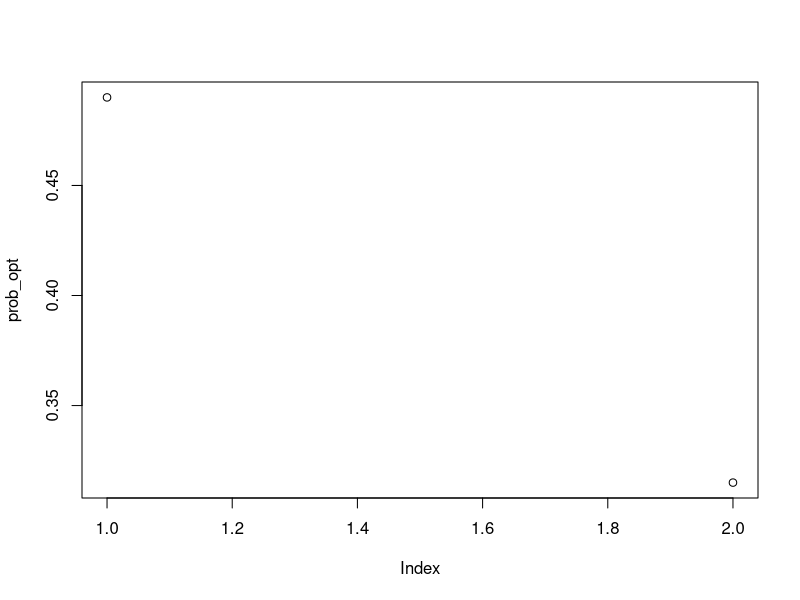
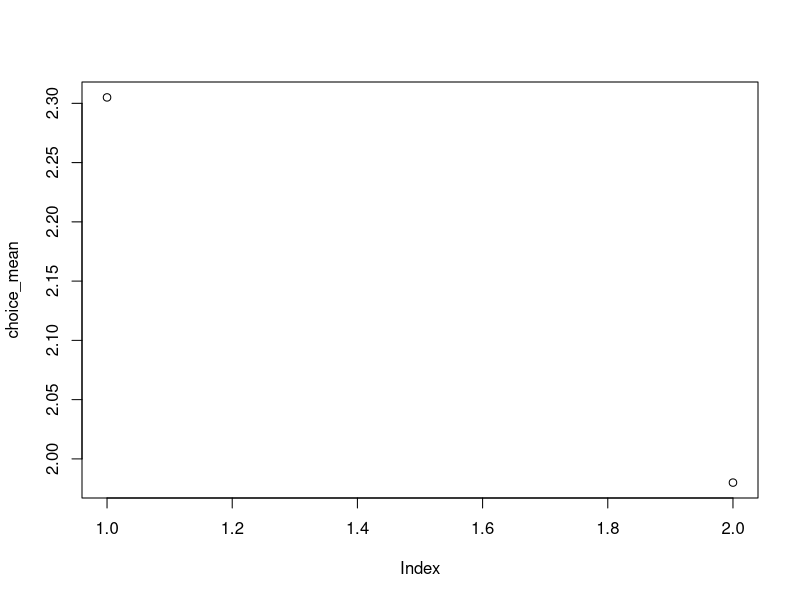
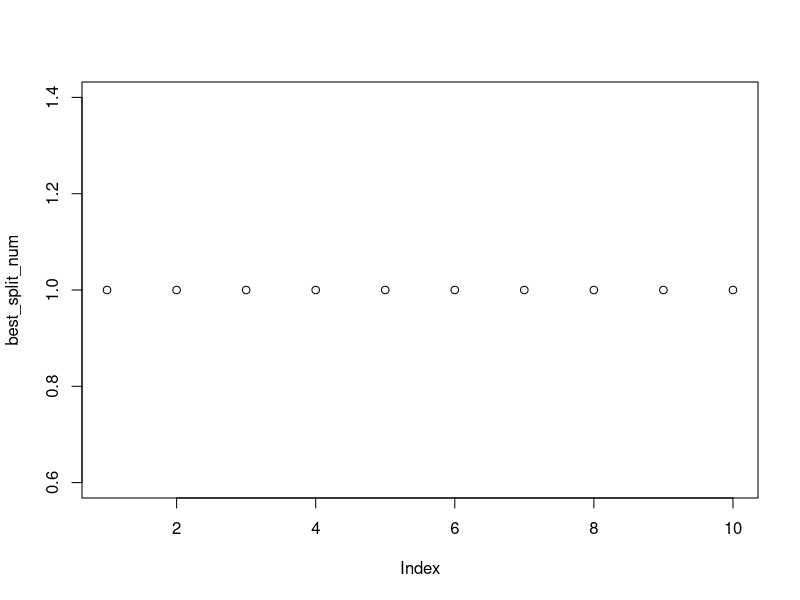
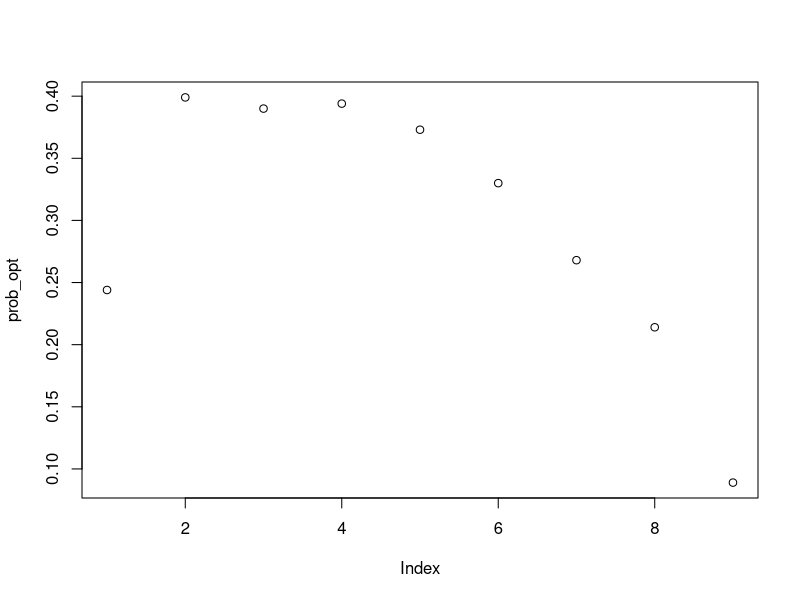
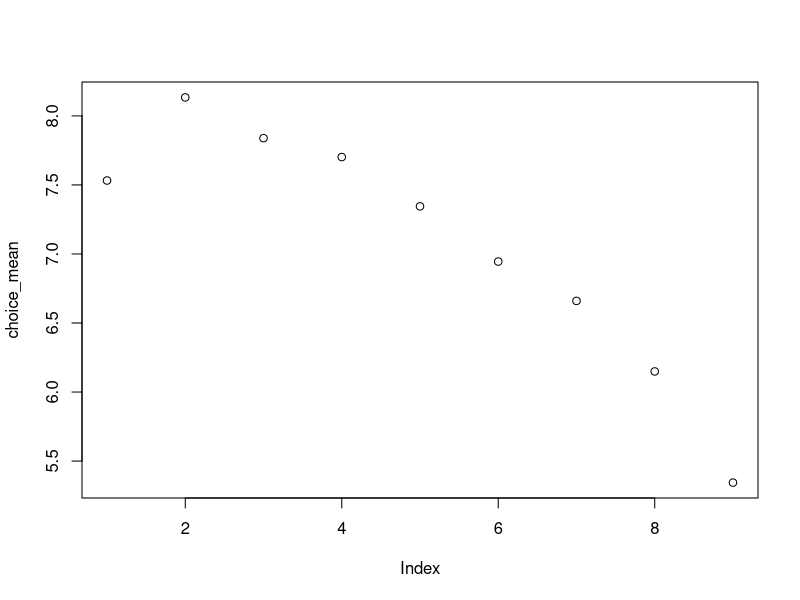
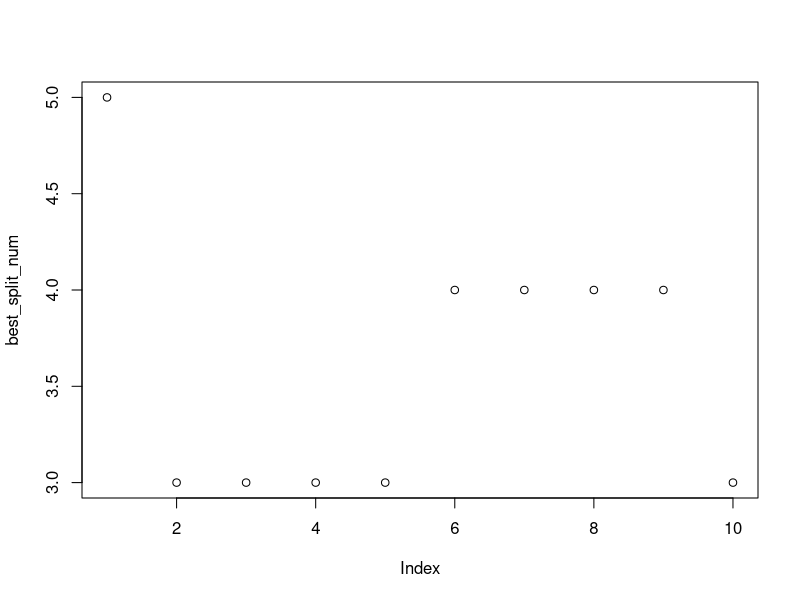
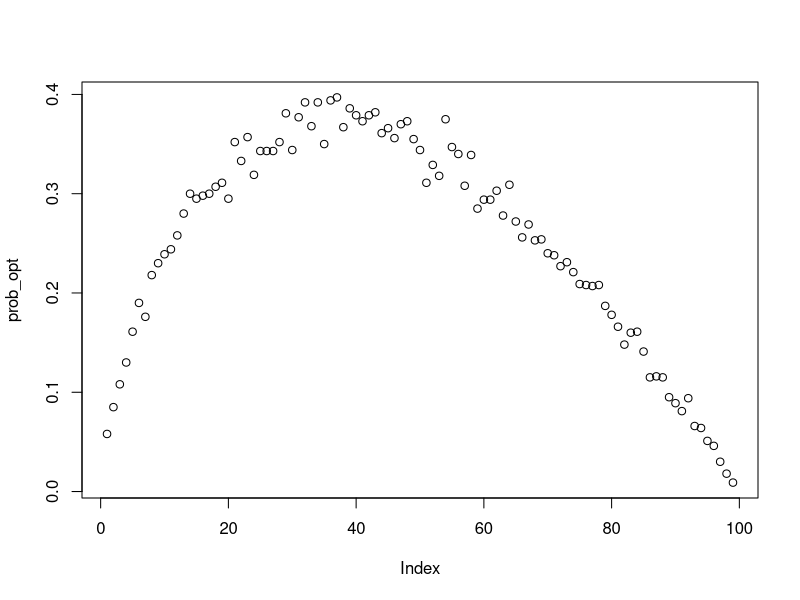
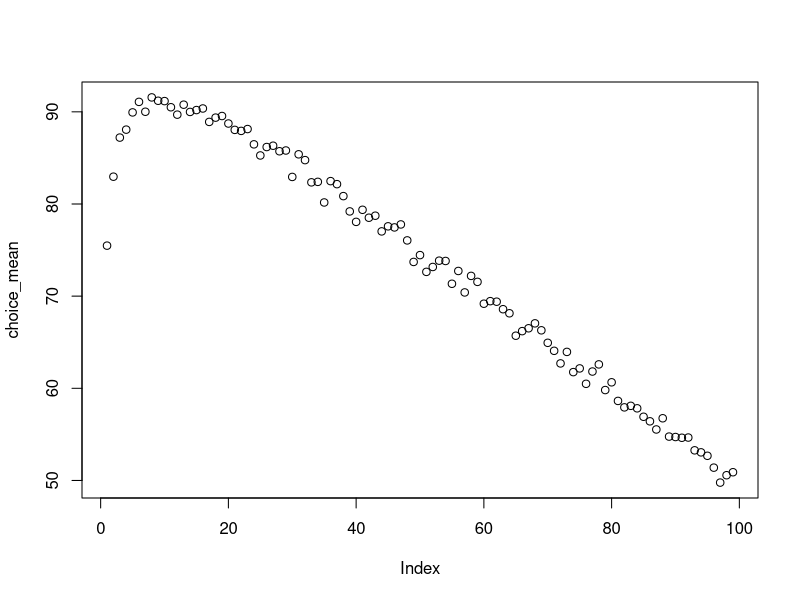

These figures' R source, in order:
## ---- chunk 1
make_choice<-function(N,split_number){
  input_list<-sample(1:N,N,replace = FALSE)
  best_n<-max(input_list[1:split_number])
  if(best_n==N) return(input_list[N])
  else{
  for (i in (split_number+1):N) {
    if(best_n<input_list[i]){
      return(input_list[i])
      break
}}}}

N<-3
run_time<-1000
choice_mean<-c()
prob_opt<-c()
for (split_numer in 1:(N-1)) {
  count_opt<-0
  choice_res<-c()
  for (i in 1:run_time) 
    choice_res[i]<-make_choice(N,split_numer)
  count_opt<-sum(ifelse(choice_res==N,1,0))
  choice_mean[split_numer]<-mean(choice_res)
  prob_opt[split_numer]<-count_opt/run_time
}

best_split<-0
best_mean<-0
for (i in 1:(N-1)) {
  if(prob_opt[i]==max(prob_opt))
    best_split<-i
  if(choice_mean[i]==max(choice_mean))
    best_mean<-i
}
plot(prob_opt)
cat("The optimal value for split is",best_split,", which has probability of",max(prob_opt),"to gain the true best applicant.")
plot(choice_mean)
cat("When the observation group has",best_mean,"applicants, we gain",max(choice_mean),"as the maximum of average score of our selected applicant.")
## ---- chunk 2
make_choice<-function(N,split_number){
  input_list<-sample(1:N,N,replace = FALSE)
  best_n<-max(input_list[1:split_number])
  if(best_n==N) return(input_list[N])
  else{
  for (i in (split_number+1):N) {
    if(best_n<input_list[i]){
      return(input_list[i])
      break
  }}}}

find_optimal<-function(N,run_time){

choice_mean<-c()
prob_opt<-c()
for (split_numer in 1:(N-1)) {
  count_opt<-0
  choice_res<-c()
  for (i in 1:run_time) 
    choice_res[i]<-make_choice(N,split_numer)
  count_opt<-sum(ifelse(choice_res==N,1,0))
  choice_mean[split_numer]<-mean(choice_res)
  prob_opt[split_numer]<-count_opt/run_time
}
best_split<-0
best_mean<-0
for (i in 1:(N-1)) {
  if(prob_opt[i]==max(prob_opt))
    best_split<-i
  if(choice_mean[i]==max(choice_mean))
    best_mean<-i
}
return(best_split)
}

best_split_num<-c()
for (i in 1:10) {
  best_split_num[i]<-find_optimal(3,1000)
}
plot(best_split_num)
cat("The average of optimal value of split for 3 applicants is",mean(best_split_num),".")
## ---- chunk 3
make_choice<-function(N,split_number){
  input_list<-sample(1:N,N,replace = FALSE)
  best_n<-max(input_list[1:split_number])
  if(best_n==N) return(input_list[N])
  else{
  for (i in (split_number+1):N) {
    if(best_n<input_list[i]){
      return(input_list[i])
      break
}}}}

N<-10
run_time<-1000
choice_mean<-c()
prob_opt<-c()
for (split_numer in 1:(N-1)) {
  count_opt<-0
  choice_res<-c()
  for (i in 1:run_time) 
    choice_res[i]<-make_choice(N,split_numer)
  count_opt<-sum(ifelse(choice_res==N,1,0))
  choice_mean[split_numer]<-mean(choice_res)
  prob_opt[split_numer]<-count_opt/run_time
}

best_split<-0
best_mean<-0
for (i in 1:(N-1)) {
  if(prob_opt[i]==max(prob_opt))
    best_split<-i
  if(choice_mean[i]==max(choice_mean))
    best_mean<-i
}
plot(prob_opt)
cat("The optimal value for split is",best_split,", which has probability of",max(prob_opt),"to gain the true best applicant.")
plot(choice_mean)
cat("When the observation group has",best_mean,"applicants, we gain",max(choice_mean),"as the maximum of average score of our selected applicant.")
## ---- chunk 4
make_choice<-function(N,split_number){
  input_list<-sample(1:N,N,replace = FALSE)
  best_n<-max(input_list[1:split_number])
  if(best_n==N) return(input_list[N])
  else{
  for (i in (split_number+1):N) {
    if(best_n<input_list[i]){
      return(input_list[i])
      break
  }}}}

find_optimal<-function(N,run_time){

choice_mean<-c()
prob_opt<-c()
for (split_numer in 1:(N-1)) {
  count_opt<-0
  choice_res<-c()
  for (i in 1:run_time) 
    choice_res[i]<-make_choice(N,split_numer)
  count_opt<-sum(ifelse(choice_res==N,1,0))
  choice_mean[split_numer]<-mean(choice_res)
  prob_opt[split_numer]<-count_opt/run_time
}
best_split<-0
best_mean<-0
for (i in 1:(N-1)) {
  if(prob_opt[i]==max(prob_opt))
    best_split<-i
  if(choice_mean[i]==max(choice_mean))
    best_mean<-i
}
return(best_split)
}

best_split_num<-c()
for (i in 1:10) {
  best_split_num[i]<-find_optimal(10,1000)
}
plot(best_split_num)
cat("The average of optimal value of split for 10 applicants is",mean(best_split_num),".")
## ---- chunk 5
make_choice<-function(N,split_number){
  input_list<-sample(1:N,N,replace = FALSE)
  best_n<-max(input_list[1:split_number])
  if(best_n==N) return(input_list[N])
  else{
  for (i in (split_number+1):N) {
    if(best_n<input_list[i]){
      return(input_list[i])
      break
}}}}

N<-100
run_time<-1000
choice_mean<-c()
prob_opt<-c()
for (split_numer in 1:(N-1)) {
  count_opt<-0
  choice_res<-c()
  for (i in 1:run_time) 
    choice_res[i]<-make_choice(N,split_numer)
  count_opt<-sum(ifelse(choice_res==N,1,0))
  choice_mean[split_numer]<-mean(choice_res)
  prob_opt[split_numer]<-count_opt/run_time
}

best_split<-0
best_mean<-0
for (i in 1:(N-1)) {
  if(prob_opt[i]==max(prob_opt))
    best_split<-i
  if(choice_mean[i]==max(choice_mean))
    best_mean<-i
}
plot(prob_opt)
cat("The optimal value for split is",best_split,", which has probability of",max(prob_opt),"to gain the true best applicant.")
plot(choice_mean)
cat("When the observation group has",best_mean,"applicants, we gain",max(choice_mean),"as the maximum of average score of our selected applicant.")
## ---- chunk 6
make_choice<-function(N,split_number){
  input_list<-sample(1:N,N,replace = FALSE)
  best_n<-max(input_list[1:split_number])
  if(best_n==N) return(input_list[N])
  else{
  for (i in (split_number+1):N) {
    if(best_n<input_list[i]){
      return(input_list[i])
      break
  }}}}

find_optimal<-function(N,run_time){

choice_mean<-c()
prob_opt<-c()
for (split_numer in 1:(N-1)) {
  count_opt<-0
  choice_res<-c()
  for (i in 1:run_time) 
    choice_res[i]<-make_choice(N,split_numer)
  count_opt<-sum(ifelse(choice_res==N,1,0))
  choice_mean[split_numer]<-mean(choice_res)
  prob_opt[split_numer]<-count_opt/run_time
}
best_split<-0
best_mean<-0
for (i in 1:(N-1)) {
  if(prob_opt[i]==max(prob_opt))
    best_split<-i
  if(choice_mean[i]==max(choice_mean))
    best_mean<-i
}
return(best_split)
}

best_split_num<-c()
for (i in 1:10) {
  best_split_num[i]<-find_optimal(100,1000)
}
plot(best_split_num)
cat("The average of optimal value of split for 100 applicants is",mean(best_split_num),".")
